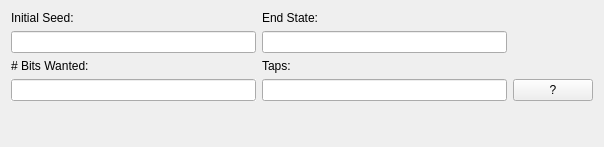
<?xml version="1.0" encoding="UTF-8"?>
<ui version="4.0">
 <class>PrbsGenerator</class>
 <widget class="QWidget" name="PrbsGenerator">
  <property name="geometry">
   <rect>
    <x>0</x>
    <y>0</y>
    <width>604</width>
    <height>147</height>
   </rect>
  </property>
  <property name="windowTitle">
   <string>Form</string>
  </property>
  <layout class="QVBoxLayout" name="verticalLayout">
   <item>
    <layout class="QGridLayout" name="gridLayout">
     <item row="0" column="1">
      <widget class="QLabel" name="label_4">
       <property name="text">
        <string>End State:</string>
       </property>
      </widget>
     </item>
     <item row="3" column="0">
      <widget class="QLineEdit" name="bitsWantedInput">
       <property name="autoFillBackground">
        <bool>true</bool>
       </property>
      </widget>
     </item>
     <item row="1" column="1">
      <widget class="QLineEdit" name="endStateOutput">
       <property name="readOnly">
        <bool>true</bool>
       </property>
      </widget>
     </item>
     <item row="0" column="0">
      <widget class="QLabel" name="label">
       <property name="text">
        <string>Initial Seed:</string>
       </property>
      </widget>
     </item>
     <item row="2" column="1">
      <widget class="QLabel" name="label_3">
       <property name="text">
        <string>Taps:</string>
       </property>
      </widget>
     </item>
     <item row="3" column="1">
      <widget class="QLineEdit" name="tapInput">
       <property name="text">
        <string/>
       </property>
      </widget>
     </item>
     <item row="1" column="0">
      <widget class="QLineEdit" name="initseedInput"/>
     </item>
     <item row="2" column="0">
      <widget class="QLabel" name="label_2">
       <property name="text">
        <string># Bits Wanted:</string>
       </property>
      </widget>
     </item>
     <item row="3" column="2">
      <widget class="QPushButton" name="btnTaps">
       <property name="text">
        <string>?</string>
       </property>
      </widget>
     </item>
    </layout>
   </item>
   <item>
    <spacer name="verticalSpacer">
     <property name="orientation">
      <enum>Qt::Vertical</enum>
     </property>
     <property name="sizeHint" stdset="0">
      <size>
       <width>20</width>
       <height>40</height>
      </size>
     </property>
    </spacer>
   </item>
  </layout>
 </widget>
 <resources/>
 <connections/>
</ui>
